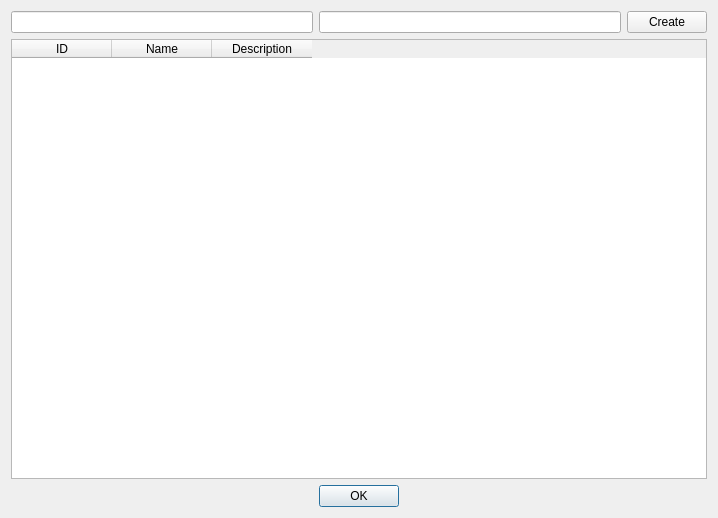
<?xml version="1.0" encoding="UTF-8"?>
<ui version="4.0">
 <class>Dialog</class>
 <widget class="QDialog" name="Dialog">
  <property name="geometry">
   <rect>
    <x>0</x>
    <y>0</y>
    <width>718</width>
    <height>518</height>
   </rect>
  </property>
  <property name="windowTitle">
   <string>Dialog</string>
  </property>
  <layout class="QGridLayout" name="gridLayout">
   <item row="1" column="0">
    <widget class="QDialogButtonBox" name="buttonBox">
     <property name="orientation">
      <enum>Qt::Horizontal</enum>
     </property>
     <property name="standardButtons">
      <set>QDialogButtonBox::Ok</set>
     </property>
     <property name="centerButtons">
      <bool>true</bool>
     </property>
    </widget>
   </item>
   <item row="0" column="0">
    <layout class="QGridLayout" name="gridLayout_2">
     <item row="0" column="1">
      <widget class="QLineEdit" name="catDesc"/>
     </item>
     <item row="0" column="0">
      <widget class="QLineEdit" name="catName"/>
     </item>
     <item row="1" column="0" colspan="3">
      <widget class="QTableWidget" name="categoriesTable">
       <column>
        <property name="text">
         <string>ID</string>
        </property>
       </column>
       <column>
        <property name="text">
         <string>Name</string>
        </property>
       </column>
       <column>
        <property name="text">
         <string>Description</string>
        </property>
       </column>
      </widget>
     </item>
     <item row="0" column="2">
      <widget class="QPushButton" name="createButton">
       <property name="text">
        <string>Create</string>
       </property>
      </widget>
     </item>
    </layout>
   </item>
  </layout>
 </widget>
 <resources/>
 <connections>
  <connection>
   <sender>buttonBox</sender>
   <signal>accepted()</signal>
   <receiver>Dialog</receiver>
   <slot>accept()</slot>
   <hints>
    <hint type="sourcelabel">
     <x>248</x>
     <y>254</y>
    </hint>
    <hint type="destinationlabel">
     <x>157</x>
     <y>274</y>
    </hint>
   </hints>
  </connection>
  <connection>
   <sender>buttonBox</sender>
   <signal>rejected()</signal>
   <receiver>Dialog</receiver>
   <slot>reject()</slot>
   <hints>
    <hint type="sourcelabel">
     <x>316</x>
     <y>260</y>
    </hint>
    <hint type="destinationlabel">
     <x>286</x>
     <y>274</y>
    </hint>
   </hints>
  </connection>
 </connections>
</ui>
